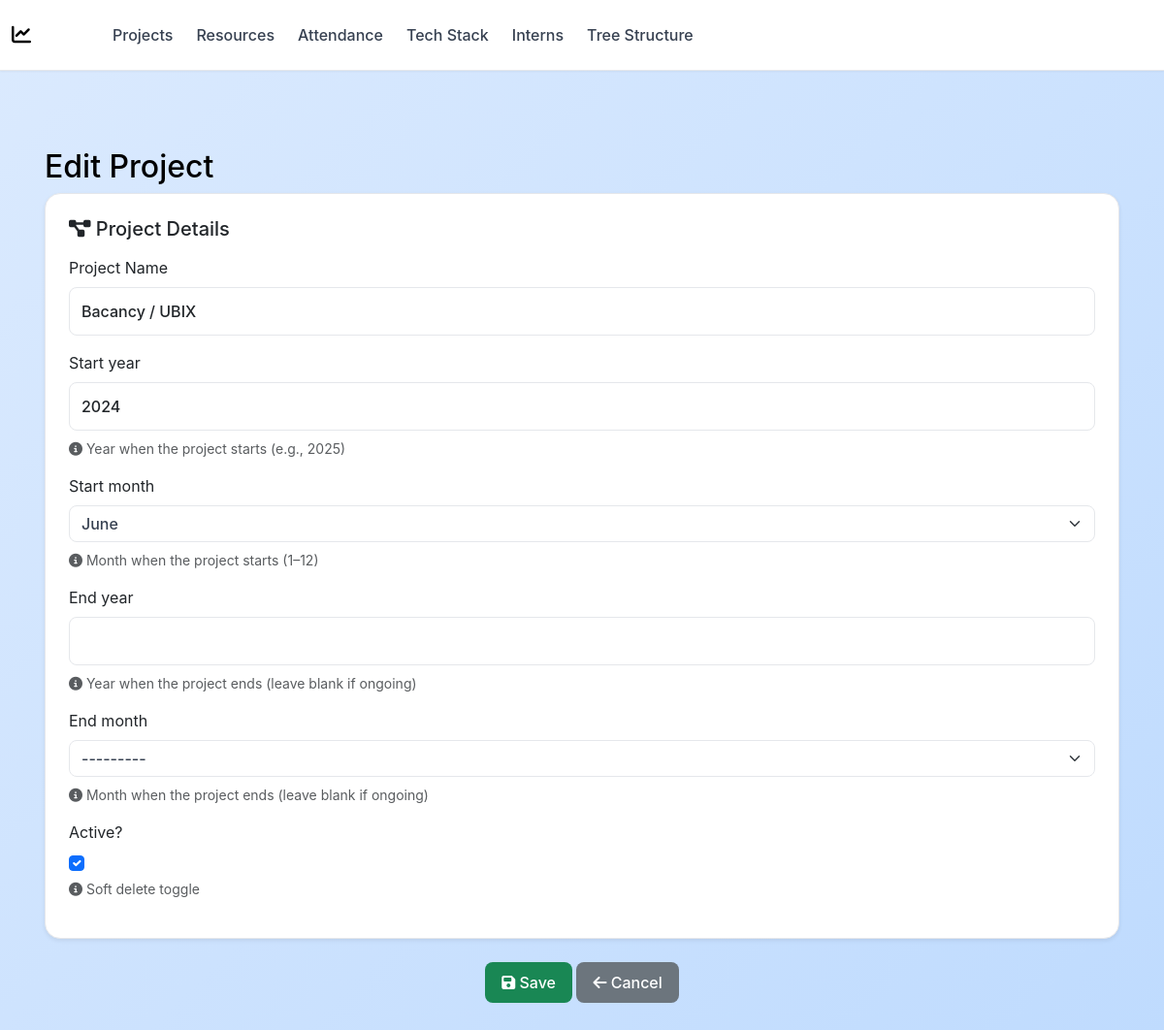
The app's page /projects/projects/edit/2/ with its own data.
### projects/models.py (models this page shows, shortened)
class Project(models.Model):
    project_name = models.CharField(max_length=100)
    start_year = models.PositiveIntegerField(
        help_text="Year when the project starts (e.g., 2025)"
    )
    start_month = models.PositiveSmallIntegerField(
        choices=[(i, calendar.month_name[i]) for i in range(1, 13)],
        help_text="Month when the project starts (1–12)"
    )
    end_year = models.PositiveIntegerField(
        null=True, blank=True,
        help_text="Year when the project ends (leave blank if ongoing)"
    )
    end_month = models.PositiveSmallIntegerField(
        choices=[(i, calendar.month_name[i]) for i in range(1, 13)],
        null=True, blank=True,
        help_text="Month when the project ends (leave blank if ongoing)"
    )
    is_active = models.BooleanField(default=True, help_text="Soft delete toggle")
    created_at = models.DateTimeField(auto_now_add=True)
    updated_at = models.DateTimeField(auto_now=True)
    class Meta:
        db_table = 'projects'
        ordering = ['project_name']
        verbose_name = 'Project'
        verbose_name_plural = 'Projects'

### projects/views.py (the view)
# urls.py: path("projects/edit/<int:pk>/", views.project_edit, name="project_edit"),
def project_edit(request, pk):
    project = get_object_or_404(Project, pk=pk)
    if request.method == 'POST':
        project_form = ProjectForm(request.POST, instance=project)
        if project_form.is_valid():
            project_form.save()
            return redirect('projects:project_list')
    else:
        project_form = ProjectForm(instance=project)
    return render(request, 'projects/project_form.html', {
        'form': project_form,
        'title': 'Edit Project'
    })

### projects/forms.py
class ProjectForm(forms.ModelForm):
    class Meta:
        model = Project
        fields = [
            'project_name',
            'start_year', 'start_month',
            'end_year', 'end_month',
            'is_active'
        ]
        widgets = {
            'project_name': forms.TextInput(attrs={'class': 'form-control'}),
            'start_year': forms.NumberInput(attrs={'class': 'form-control', 'min': 2000, 'max': 2100}),
            'start_month': forms.Select(attrs={'class': 'form-select'}),
            'end_year': forms.NumberInput(attrs={'class': 'form-control', 'min': 2000, 'max': 2100}),
            'end_month': forms.Select(attrs={'class': 'form-select'}),
            'is_active': forms.CheckboxInput(attrs={'class': 'form-check-input'}),
        }
        labels = {
            'project_name': 'Project Name',
            'is_active': 'Active?',
        }

### projects/templates/projects/project_form.html (shortened to what this page needs)
{% extends 'base.html' %}
{% block content %}
<div class="container mt-5">
  <h2>{{ title }}</h2>
  <form method="post" novalidate>
    <div class="card p-4 mb-4 shadow-sm">
      <h5 class="mb-3">
        <i class="fas fa-project-diagram"></i> Project Details
      </h5>
      {% for field in form %}
      <div class="mb-3">
        <label for="{{ field.id_for_label }}" class="form-label">{{ field.label }}</label>
        <div class="input-group">
          {{ field }}
        </div>
        {% if field.help_text %}
        <div class="form-text text-muted mt-2">
          <i class="fas fa-info-circle"></i> {{ field.help_text }}
        </div>
        {% endif %}
      </div>
      {% endfor %}
    </div>
    <div class="text-center">
      <button type="submit" class="btn btn-success">
        <i class="fas fa-save"></i> Save
      </button>
      <a href="{% url 'projects:project_list' %}" class="btn btn-secondary">
        <i class="fas fa-arrow-left"></i> Cancel
      </a>
    </div>
  </form>
</div>
{% endblock %}

### templates/base.html (style rules this page uses)
:root { --primary-color: #3b82f6; --primary-dark: #2563eb; --secondary-color: #f8fafc; --success-color: #3b82f6; --warning-color: #3b82f6; --danger-color: #ef4444; --info-color: #3b82f6; --text-primary: #000000; --text-secondary: #374151; --border-color: #e5e7eb; --light-blue: #dbeafe; --light-blue-hover: #bfdbfe; --shadow-sm: 0 1px 2px 0 rgb(0 0 0 / 0.05); --shadow-md: 0 4px 6px -1px rgb(0 0 0 / 0.1), 0 2px 4px -2px rgb(0 0 0 / 0.1); --shadow-lg: 0 10px 15px -3px rgb(0 0 0 / 0.1), 0 4px 6px -4px rgb(0 0 0 / 0.1); }
* { margin: 0; padding: 0; box-sizing: border-box; }
body { background: linear-gradient(135deg, #dbeafe 0%, #bfdbfe 100%); font-family: "Inter", -apple-system, BlinkMacSystemFont, "Segoe UI", Roboto, sans-serif; min-height: 100vh; color: var(--text-primary); }
.form-select { border: 1px solid var(--border-color); border-radius: 8px; font-weight: 500; color: var(--text-secondary); background-color: white; transition: all 0.3s ease; }
.container { padding: 2rem 1rem; min-height: calc(100vh - 80px); }
.card { background: white; border-radius: 16px; border: 1px solid var(--border-color); box-shadow: var(--shadow-lg); transition: all 0.3s ease; overflow: hidden; }
.btn { border-radius: 8px; font-weight: 500; padding: 0.5rem 1rem; transition: all 0.3s ease; border: 1px solid transparent; }
.form-control { border: 1px solid var(--border-color); border-radius: 8px; padding: 0.75rem; font-weight: 500; transition: all 0.3s ease; }
.card, .btn, .nav-link { transition: all 0.3s cubic-bezier(0.4, 0, 0.2, 1); }

### records on screen
Project: form "Bacancy / UBIX" "2024" "June" "---------" "☑"

### other values on screen
{{ title }} "Edit Project"
{{ field.label }} "Project Name" "Start year" "Start month" "End year" "End month" "Active?"
{{ field.help_text }} "Year when the project starts (e.g., 2025)" "Month when the project starts (1–12)" "Year when the project ends (leave blank if ongoing)" "Month when the project ends (leave blank if ongoing)" "Soft delete toggle"
